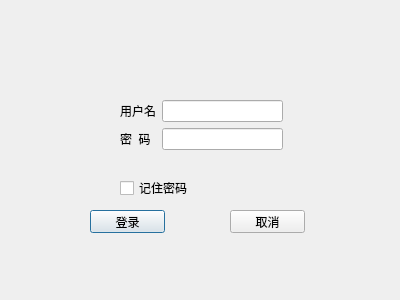
<?xml version="1.0" encoding="UTF-8"?>
<ui version="4.0">
 <class>LoginDialog</class>
 <widget class="QDialog" name="LoginDialog">
  <property name="geometry">
   <rect>
    <x>0</x>
    <y>0</y>
    <width>400</width>
    <height>300</height>
   </rect>
  </property>
  <property name="windowTitle">
   <string>Dialog</string>
  </property>
  <widget class="QWidget" name="formLayoutWidget">
   <property name="geometry">
    <rect>
     <x>120</x>
     <y>100</y>
     <width>163</width>
     <height>51</height>
    </rect>
   </property>
   <layout class="QFormLayout" name="formLayout">
    <property name="fieldGrowthPolicy">
     <enum>QFormLayout::AllNonFixedFieldsGrow</enum>
    </property>
    <item row="0" column="0">
     <widget class="QLabel" name="label">
      <property name="text">
       <string>用户名</string>
      </property>
     </widget>
    </item>
    <item row="0" column="1">
     <widget class="QLineEdit" name="lineEdit"/>
    </item>
    <item row="1" column="0">
     <widget class="QLabel" name="label_2">
      <property name="text">
       <string>密  码</string>
      </property>
     </widget>
    </item>
    <item row="1" column="1">
     <widget class="QLineEdit" name="lineEdit_2"/>
    </item>
   </layout>
  </widget>
  <widget class="QPushButton" name="loginBtn">
   <property name="geometry">
    <rect>
     <x>90</x>
     <y>210</y>
     <width>75</width>
     <height>23</height>
    </rect>
   </property>
   <property name="text">
    <string>登录</string>
   </property>
  </widget>
  <widget class="QPushButton" name="cancelBtn">
   <property name="geometry">
    <rect>
     <x>230</x>
     <y>210</y>
     <width>75</width>
     <height>23</height>
    </rect>
   </property>
   <property name="text">
    <string>取消</string>
   </property>
  </widget>
  <widget class="QCheckBox" name="checkBox">
   <property name="geometry">
    <rect>
     <x>120</x>
     <y>180</y>
     <width>71</width>
     <height>16</height>
    </rect>
   </property>
   <property name="text">
    <string>记住密码</string>
   </property>
  </widget>
 </widget>
 <resources/>
 <connections/>
</ui>
